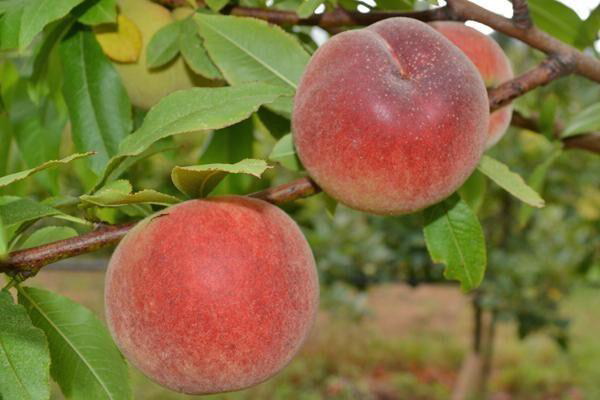
%> input picture img/01.bmp, 600 x 400 px
$ octave --eval "result = canny(imread('../img/01.bmp'));"   (GNU Octave 9; MATLAB toolbox functions it lacks are replaced by stand-ins)
%> lines starting %> are read from the running program, lines starting %| are printed output that depends on the picture
function output = canny(img)
    if size(img,3) == 3
        R = img(:,:,1);
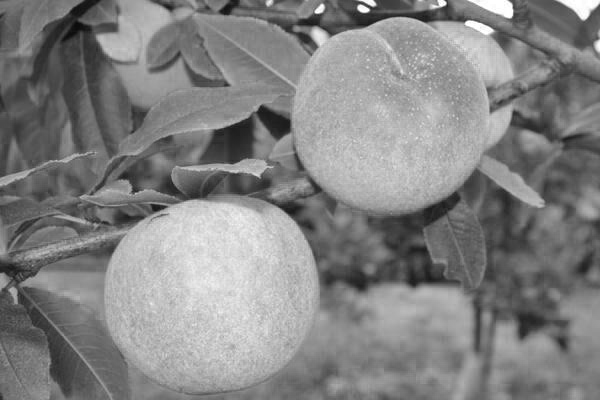
%> R: size 400x600 uint8; min 9, max 255, mean 131.1
        G = img(:,:,2);
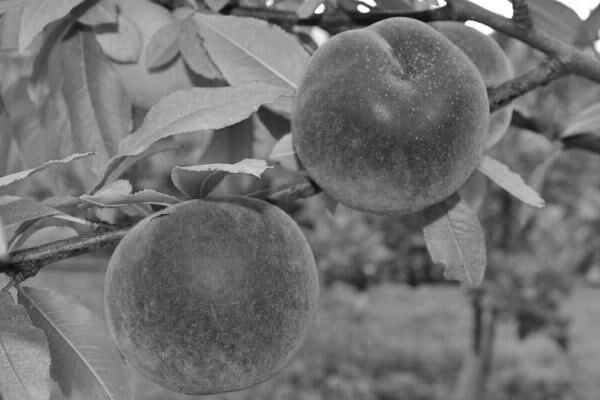
%> G: size 400x600 uint8; min 10, max 255, mean 113.9
        B = img(:,:,3);
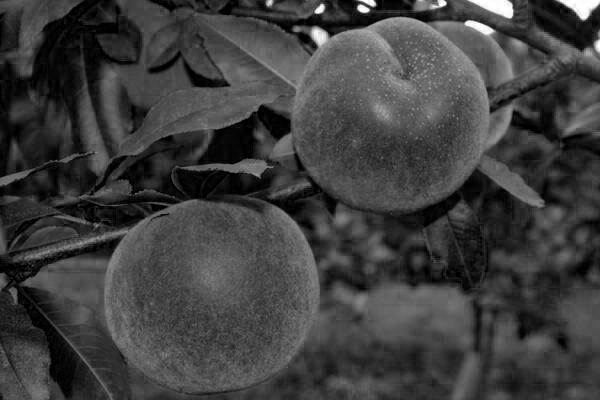
%> B: size 400x600 uint8; min 0, max 255, mean 63
        RedEdge = edge(R,"canny");
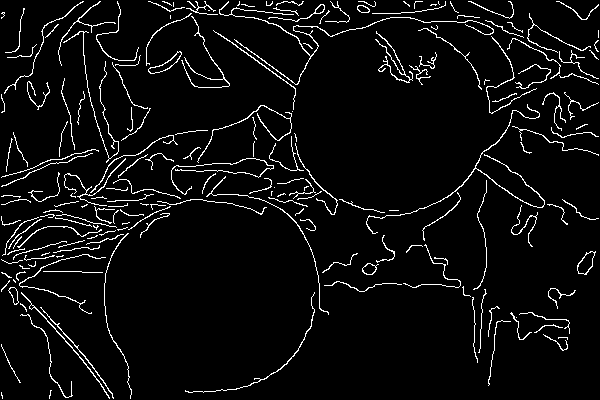
%> RedEdge: size 400x600 logical; 5.2% white in thin lines or dots
        GreenEdge = edge(G,"canny");
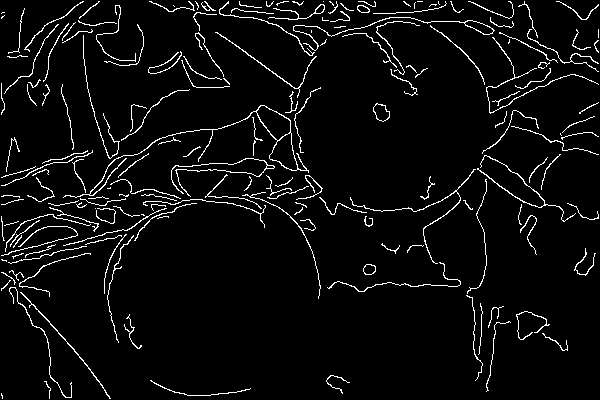
%> GreenEdge: size 400x600 logical; 4.8% white in thin lines or dots
        BlueEdge = edge(B,"canny");
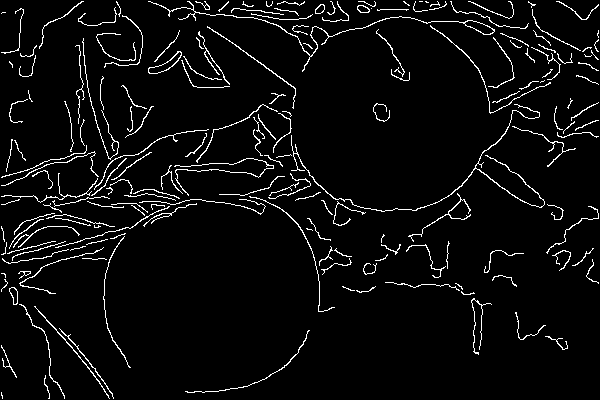
%> BlueEdge: size 400x600 logical; 4.7% white in thin lines or dots
        output = uint8(cat(3,RedEdge,GreenEdge,BlueEdge)) * 255;
    else
        output = edge(img,"canny") * 255;
    end

    output = im2gray(output);
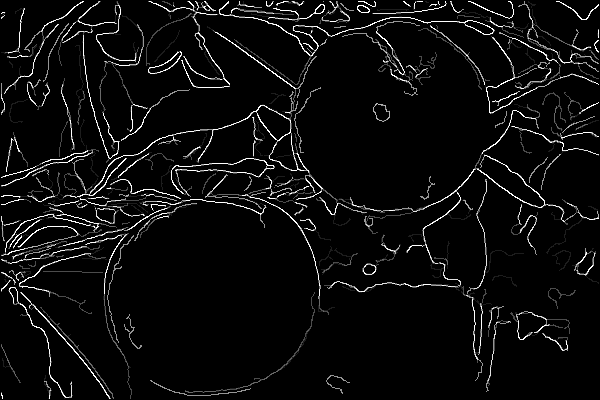
%> output: size 400x600 uint8; min 0, max 255, mean 12.5
end

$ run again, on img/02.bmp
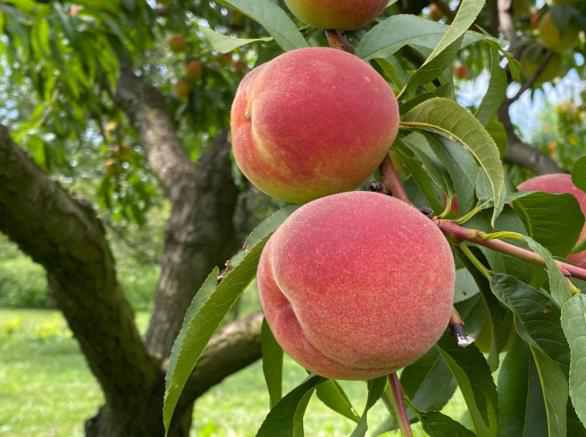
%> input picture img/02.bmp, 586 x 437 px
%> in canny, `RedEdge = edge(R,"canny");`:
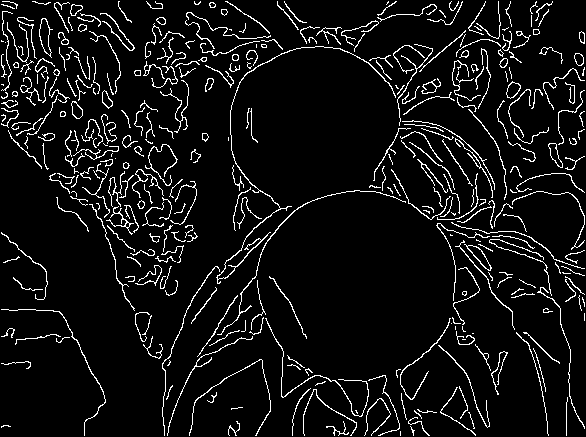
%> RedEdge: size 437x586 logical; 7% white in thin lines or dots
%> GreenEdge: size 437x586 logical; 7.4% white in thin lines or dots
%> BlueEdge: size 437x586 logical; 7% white in thin lines or dots
%> in canny, `output = im2gray(output);`:
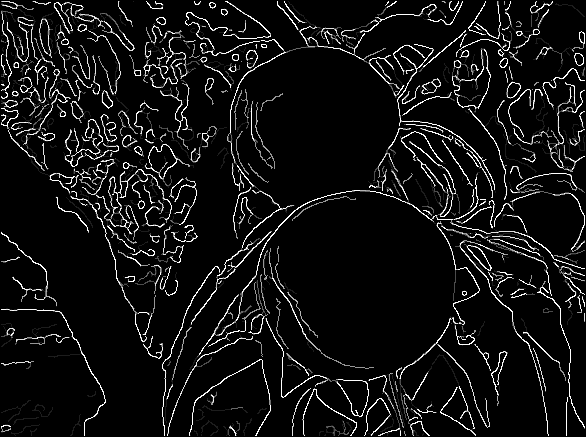
%> output: size 437x586 uint8; min 0, max 255, mean 18.5

$ run again, on img/03.bmp
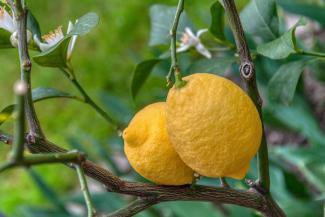
%> input picture img/03.bmp, 325 x 217 px
%> in canny, `RedEdge = edge(R,"canny");`:
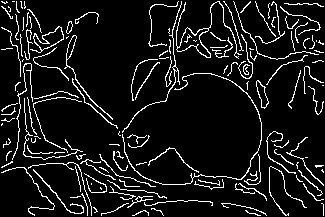
%> RedEdge: size 217x325 logical; 9% white in thin lines or dots
%> GreenEdge: size 217x325 logical; 9.2% white in thin lines or dots
%> BlueEdge: size 217x325 logical; 9.9% white in thin lines or dots
%> in canny, `output = im2gray(output);`:
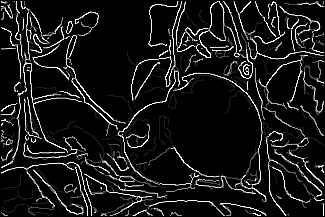
%> output: size 217x325 uint8; min 0, max 255, mean 23.6

$ run again, on img/04.bmp
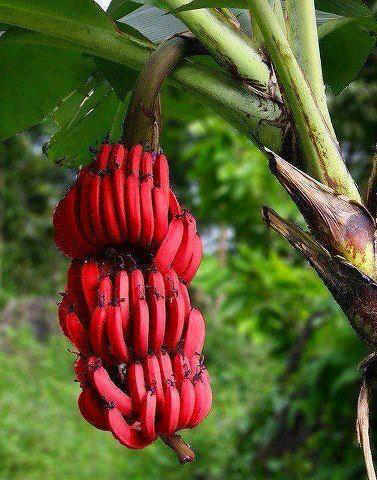
%> input picture img/04.bmp, 377 x 480 px
%> RedEdge: size 480x377 logical; 6.9% white in thin lines or dots
%> GreenEdge: size 480x377 logical; 7.6% white in thin lines or dots
%> BlueEdge: size 480x377 logical; 7.6% white in thin lines or dots
%> in canny, `output = im2gray(output);`:
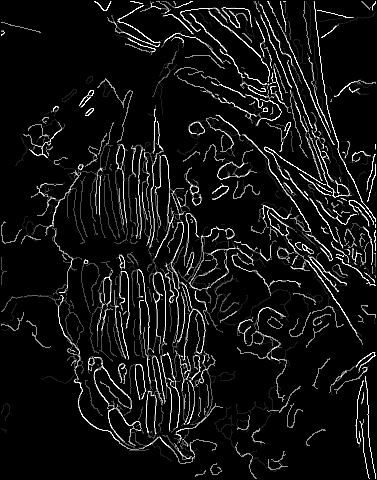
%> output: size 480x377 uint8; min 0, max 255, mean 18.9
